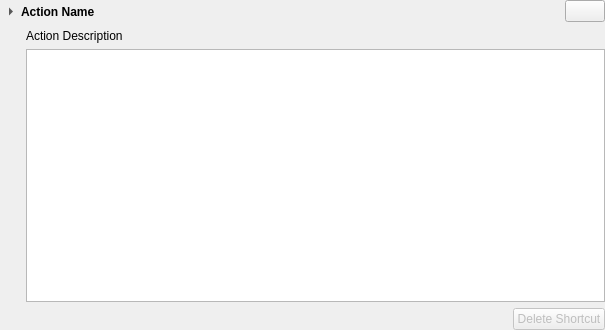
<?xml version="1.0" encoding="UTF-8"?>
<ui version="4.0">
 <author>
    SPDX-FileCopyrightText: none
    SPDX-License-Identifier: GPL-3.0-or-later
  </author>
 <class>KisInputConfigurationPageItem</class>
 <widget class="QWidget" name="KisInputConfigurationPageItem">
  <property name="geometry">
   <rect>
    <x>0</x>
    <y>0</y>
    <width>605</width>
    <height>330</height>
   </rect>
  </property>
  <property name="sizePolicy">
   <sizepolicy hsizetype="Expanding" vsizetype="MinimumExpanding">
    <horstretch>0</horstretch>
    <verstretch>0</verstretch>
   </sizepolicy>
  </property>
  <layout class="QGridLayout" name="gridLayout">
   <property name="leftMargin">
    <number>0</number>
   </property>
   <property name="topMargin">
    <number>0</number>
   </property>
   <property name="rightMargin">
    <number>0</number>
   </property>
   <property name="bottomMargin">
    <number>0</number>
   </property>
   <item row="2" column="1" colspan="2">
    <widget class="QLabel" name="descriptionLabel">
     <property name="text">
      <string>&lt;html&gt;&lt;head/&gt;&lt;body&gt;&lt;p&gt;Action Description&lt;/p&gt;&lt;/body&gt;&lt;/html&gt;</string>
     </property>
     <property name="wordWrap">
      <bool>true</bool>
     </property>
    </widget>
   </item>
   <item row="3" column="0">
    <spacer name="horizontalSpacer">
     <property name="orientation">
      <enum>Qt::Horizontal</enum>
     </property>
     <property name="sizeType">
      <enum>QSizePolicy::Fixed</enum>
     </property>
     <property name="sizeHint" stdset="0">
      <size>
       <width>20</width>
       <height>1</height>
      </size>
     </property>
    </spacer>
   </item>
   <item row="3" column="1" colspan="2">
    <widget class="QTreeView" name="shortcutsView">
     <property name="alternatingRowColors">
      <bool>true</bool>
     </property>
     <property name="rootIsDecorated">
      <bool>false</bool>
     </property>
     <property name="itemsExpandable">
      <bool>false</bool>
     </property>
    </widget>
   </item>
   <item row="4" column="1" colspan="2">
    <layout class="QHBoxLayout" name="shortcutActionsLayout">
     <item>
      <spacer name="shortcutActionsSpacer">
       <property name="orientation">
        <enum>Qt::Horizontal</enum>
       </property>
       <property name="sizeHint" stdset="0">
        <size>
         <width>40</width>
         <height>20</height>
        </size>
       </property>
      </spacer>
     </item>
     <item>
      <widget class="QPushButton" name="deleteShortcutButton">
       <property name="enabled">
        <bool>false</bool>
       </property>
       <property name="toolTip">
        <string>Delete the selected canvas input shortcut</string>
       </property>
       <property name="text">
        <string>Delete Shortcut</string>
       </property>
      </widget>
     </item>
    </layout>
   </item>
   <item row="1" column="0" colspan="3">
    <layout class="QHBoxLayout" name="horizontalLayout">
     <item>
      <widget class="QToolButton" name="collapseButton">
       <property name="sizePolicy">
        <sizepolicy hsizetype="MinimumExpanding" vsizetype="Fixed">
         <horstretch>0</horstretch>
         <verstretch>0</verstretch>
        </sizepolicy>
       </property>
       <property name="font">
        <font>
         <weight>75</weight>
         <bold>true</bold>
        </font>
       </property>
       <property name="text">
        <string>Action Name</string>
       </property>
       <property name="checkable">
        <bool>true</bool>
       </property>
       <property name="toolButtonStyle">
        <enum>Qt::ToolButtonTextBesideIcon</enum>
       </property>
       <property name="autoRaise">
        <bool>true</bool>
       </property>
       <property name="arrowType">
        <enum>Qt::RightArrow</enum>
       </property>
      </widget>
     </item>
     <item>
      <widget class="QPushButton" name="warningConflictButton">
       <property name="toolTip">
        <string>Conflict found for a Shortcut in this Action.</string>
       </property>
      </widget>
     </item>
    </layout>
   </item>
  </layout>
 </widget>
 <resources/>
 <connections/>
</ui>
